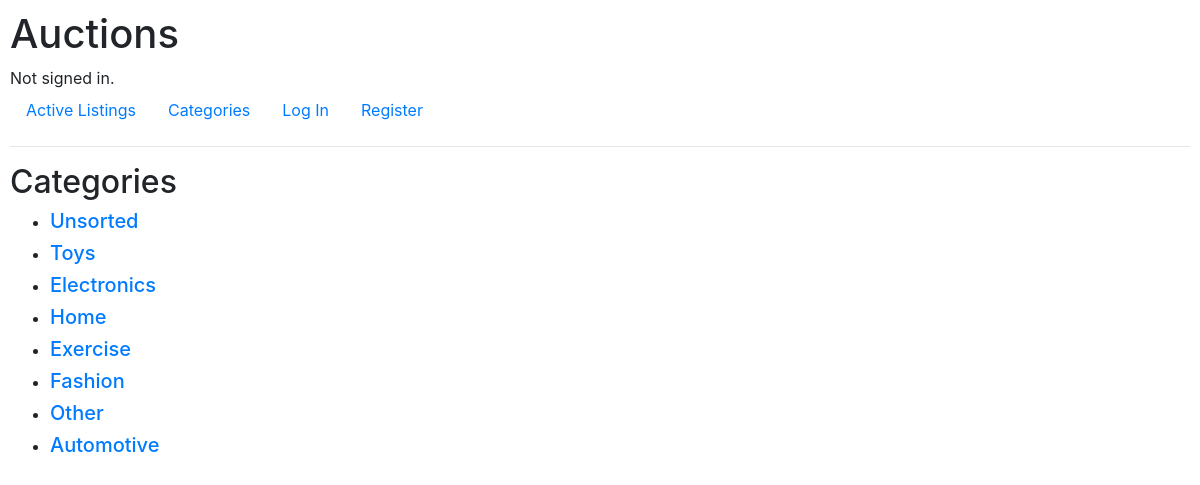
The page /categories on the database its author committed.
### auctions/models.py (models this page shows)
class Category(models.Model):
    category = models.CharField(max_length=16, default='Unsorted')

### auctions/views.py (the view)
# urls.py: path("categories", views.categories, name= "categories"),
def categories(request):
    return render(request, "auctions/categories.html",{
        "categories": Category.objects.all()
    } )

### auctions/templates/auctions/categories.html
{% extends "auctions/layout.html" %}
{% block body %}
    <h2>Categories</h2>
<ul>
    {% for category in categories %}
    <li>
        <a href="{% url 'category' category.category %}"><h5>{{ category.category }}</h5></a>
    </li>
    {% endfor %}
</ul>
{% endblock %}

### auctions/static/auctions/styles.css (style rules this page uses)
body { padding: 10px; }

### rows shown on the page
Category: category "Unsorted"
Category: category "Toys"
Category: category "Electronics"
Category: category "Home"
Category: category "Exercise"
Category: category "Fashion"
Category: category "Other"
Category: category "Automotive"
